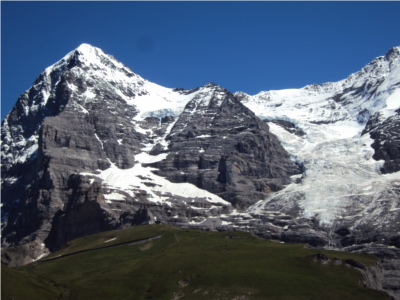
#> input picture images/hill_1.jpg, 400 x 300 px; its folder holds only this picture in this run
$ jupyter execute --allow-errors EECS_442_WN_2026_HW_5_Panorama.ipynb   (shell and % lines are left out)
#> lines starting #> are read from the running program, lines starting #| are printed output that depends on the picture
# EECS 442 HW5: Panorama

__Please provide the following information__
(e.g. John Doe, jdoe):

[Your first name] [Your last name], [Your UMich uniqname]

# Overview

In this homework, you will implement panoramic stitching. Given some input images of the same static scene, we will "stitch" them together to create a single panorama. Our framework consists of the following main steps:

1. Keypoint & feature extraction using SIFT
1. Correspondence matching
1. Homography estimation (with RANSAC for robustness)
1. Perspective warping

We will primarily focus on homography estimation in Problem 1 using a toy example, then implement the entire framework and apply it to real-world images in Problem 2.

**Submission instructions**: This homework will be done entirely through a Google Colab notebook. When finished, please submit to Gradescope **only** a `.pdf` file of your completed notebook file. You can use `Ctrl/Cmd + P` or the code block at the end of this notebook, but make sure the pdf contains **BOTH your code and all required visualizations**.

**Late policy:** As stated in the syllabus, submissions are accepted with full credit decreasing linearly to zero over 5 days, at the rate of 1 point per hour, from 120 points on the due date at 5:29 pm to 0 points 120 hours after the due date. No exceptions to this policy are to be given.

# Problem 1: Homography Estimation

First, we will implement a function that computes a homography matrix $H$ from a set of corresponding points between two images. We'll estimate $H$ using two methods: 1) an analytic (linear) method and 2) a nonlinear least squares optimization method. For a pair of corresponding points, $p_i$ and $p_i'$, we solve for a homography matrix $H$ such that $p_i' = H p_i$:

$$
\left[\begin{array}{c}{x'} \\ {y'} \\ {1}\end{array}\right] = \left[\begin{array}{lll}{a} & {b} & {c} \\ {d} & {e} & {f} \\ {g} & {h} & {i}\end{array}\right] \cdot\left[\begin{array}{l}{x} \\ {y} \\ {1}\end{array}\right]
$$

We will work with two sets of 2D points representing the shape of the University of Michigan’s "M" logo, but at different orientations (see below for visualization). One set serves as the original points, while the other represents the destination points. Our goal is to compute the homography that maps the original points to the destination points, enabling us to warp the original shape accordingly.

[cell 1]
import numpy as np
import matplotlib.pyplot as plt

data = np.load("file1.npy")
#> (reads file1.npy from the repository)
original_points, destination_points = data[:, 0:2], data[:, 2:]

print('original points: ', original_points.shape)
print('destination points: ', destination_points.shape)

fig, ax = plt.subplots(1, 2, figsize=(10, 5))
ax[0].scatter(original_points[:, 0], original_points[:, 1], s=1, c='blue')
ax[0].set_title('Original Points')
ax[0].set_xlabel('xi')
ax[0].set_ylabel('yi')
ax[1].scatter(destination_points[:, 0], destination_points[:, 1], s=1, c='green')
ax[1].set_title('Destination Points')
ax[1].set_xlabel("xi'")
ax[1].set_ylabel("yi'")
plt.show()
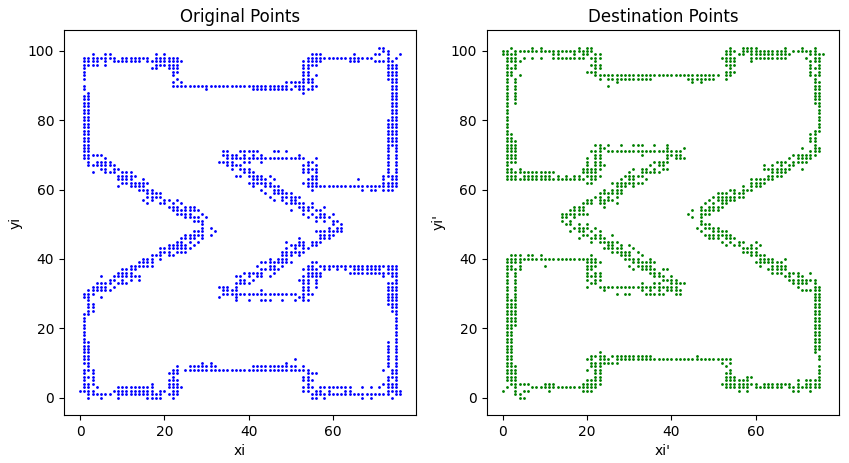
#> figure drawn by matplotlib, 2 panels

### (a) For a pair of corresponding points $p_i$ and $p_i'$, obtain an analytic solution for $H$.

Let

$$
p_i=\begin{bmatrix}x_i\\y_i\\1\end{bmatrix}, \qquad
p_i'=\begin{bmatrix}x_i'\\y_i'\\1\end{bmatrix}, \qquad
H=
\begin{bmatrix}
a & b & c\\
d & e & f\\
g & h & i
\end{bmatrix}.
$$

Since homography is defined in homogeneous coordinates,

$$
p_i' \sim H p_i.
$$

Thus,

$$
x_i'=\frac{ax_i+by_i+c}{gx_i+hy_i+i}, \qquad
y_i'=\frac{dx_i+ey_i+f}{gx_i+hy_i+i}.
$$

Rearranging gives two linear equations:

$$
ax_i+by_i+c-x_i'(gx_i+hy_i+i)=0,
$$

$$
dx_i+ey_i+f-y_i'(gx_i+hy_i+i)=0.
$$

This can be written as

$$
\begin{bmatrix}
x_i & y_i & 1 & 0 & 0 & 0 & -x_i x_i' & -y_i x_i' & -x_i' \\
0 & 0 & 0 & x_i & y_i & 1 & -x_i y_i' & -y_i y_i' & -y_i'
\end{bmatrix}
\mathbf{h}=0,
$$

where

$$
\mathbf{h}=
\begin{bmatrix}
a & b & c & d & e & f & g & h & i
\end{bmatrix}^T.
$$

Stacking all point correspondences gives

$$
A\mathbf{h}=0.
$$

The analytic solution is obtained by SVD: $\mathbf{h}$ is the right singular vector of $A$ corresponding to the smallest singular value. Reshaping $\mathbf{h}$ gives the homography matrix $H$, then we normalize it so that $i=1$.

At least 4 corresponding point pairs are needed, since one pair gives only 2 equations while $H$ has 8 degrees of freedom up to scale.

### (b) Implement the following function that computes the homography matrix from a set of point correspondences using the **analytic solution**.

Hint: You may use `np.linalg.svd`. Be sure to normalize $H$ so that $i=1$.

[cell 2]
def fit_homography(pts1 ,pts2):
    """
    Given a set of N correspondences of the form [x,y], [x',y'],
    fit a homography that maps [x,y,1] to [x',y',1] using the analytic solution.

    Input:
        pts1, pts2: (N, 2) matrices representing N corresponding points [x, y] and [x', y']
    Returns:
        H: a (3,3) homography matrix that satisfies [x',y',1] == H [x,y,1]
    """

    H = None

    #############################################################################
    #                                   TODO                                    #
    #############################################################################
    if pts1.shape != pts2.shape:
        raise ValueError('pts1 and pts2 must have the same shape')
    if pts1.shape[0] < 4:
        raise ValueError('At least 4 point correspondences are required')

    A = []
    for (x, y), (xp, yp) in zip(pts1, pts2):
        A.append([x, y, 1, 0, 0, 0, -x * xp, -y * xp, -xp])
        A.append([0, 0, 0, x, y, 1, -x * yp, -y * yp, -yp])

    A = np.asarray(A, dtype=float)
    _, _, vh = np.linalg.svd(A)
    H = vh[-1].reshape(3, 3)
    H = H / H[2, 2]
    #############################################################################
    #                             END OF YOUR CODE                              #
    #############################################################################

    return H

### (c) Implement the following function that computes the homography matrix from a set of point correspondences using **nonlinear least squares optimization**.

Hint: You may use `scipy.optimizeleast_squares`.

[cell 3]
def find_homography_nls(pts_1, pts_2):
    """
    Given a set of N correspondences of the form [x,y], [x',y'],
    fit a homography that maps [x,y,1] to [x',y',1] using nonlinear least square optimization.

    Input:
        pts1, pts2: (N, 2) matrices representing N corresponding points [x, y] and [x', y']
    Returns:
        H: a (3,3) homography matrix that satisfies [x',y',1] == H [x,y,1]
    """

    from scipy.optimize import least_squares as nls

    H = None

    #############################################################################
    #                                   TODO                                    #
    #############################################################################
    if pts_1.shape != pts_2.shape:
        raise ValueError('pts_1 and pts_2 must have the same shape')
    if pts_1.shape[0] < 4:
        raise ValueError('At least 4 point correspondences are required')

    pts_1_h = np.hstack([pts_1, np.ones((pts_1.shape[0], 1))])
    H_init = fit_homography(pts_1, pts_2)
    x0 = np.array([
        H_init[0, 0], H_init[0, 1], H_init[0, 2],
        H_init[1, 0], H_init[1, 1], H_init[1, 2],
        H_init[2, 0], H_init[2, 1],
    ])

    def residuals(params):
        H_curr = np.array([
            [params[0], params[1], params[2]],
            [params[3], params[4], params[5]],
            [params[6], params[7], 1.0],
        ])
        projected = (H_curr @ pts_1_h.T).T
        projected = projected[:, :2] / projected[:, 2:3]
        return (projected - pts_2).ravel()

    result = nls(residuals, x0, method='lm')
    params = result.x
    H = np.array([
        [params[0], params[1], params[2]],
        [params[3], params[4], params[5]],
        [params[6], params[7], 1.0],
    ])
    #############################################################################
    #                             END OF YOUR CODE                              #
    #############################################################################

    return H

### (d) Apply the computed homography $H$ from both (b) and (c) to the original points. Run the plotting code to visualize all four plots and include them in the notebook. Make sure the destination and transformed points are very close together. Include the visualization in the notebook.

First, implement two functions that converts cartesian coordinates to homogenious coordinates, and the other way around.

[cell 4]
def to_homog(pts):
    """
    Convert 2D catesian coordinates to homogenious coordinates
    Input:
        pts: (N, 2) numpy array
    Returns:
        new_pts: (N, 3) numpy array
    """

    new_pts = None

    #############################################################################
    #                                   TODO                                    #
    #############################################################################
    new_pts = np.hstack([pts, np.ones((pts.shape[0], 1))])
    #############################################################################
    #                             END OF YOUR CODE                              #
    #############################################################################

    return new_pts


def to_cart(pts):
    """
    Convert 2D homogenious coordinates to cartesian coordinates
    Input:
        pts: (N, 3) numpy array
    Returns:
        new_pts: (N, 2) numpy array
    """

    new_pts = None

    #############################################################################
    #                                   TODO                                    #
    #############################################################################
    new_pts = pts[:, :2] / pts[:, 2:3]
    #############################################################################
    #                             END OF YOUR CODE                              #
    #############################################################################

    return new_pts

Compute the homography in both ways, apply to the original points, and visualize the results

[cell 5]
def apply_the_homography(original_points, destination_points):
    """
    Apply the homography to the original points and visualize the results.
    """

    transformed_points = None
    transformed_points_nls = None

    #############################################################################
    #                                   TODO                                    #
    # 1. find the homography matrices both by analytic solution and             #
    #    nonlinear least squares                                                #
    # 2. transform the data to homogeneous coordinates, then apply the          #
    #    transformation                                                         #
    # 3. transform the data back to euclidean coordinates                       $
    #############################################################################
    H = fit_homography(original_points, destination_points)
    H_nls = find_homography_nls(original_points, destination_points)

    original_points_h = to_homog(original_points)
    transformed_points = to_cart((H @ original_points_h.T).T).T
    transformed_points_nls = to_cart((H_nls @ original_points_h.T).T).T
    #############################################################################
    #                             END OF YOUR CODE                              #
    #############################################################################

    fig, ax = plt.subplots(2, 2, figsize=(10, 10))
    ax[0,0].scatter(original_points[:, 0], original_points[:, 1], s=1, c='blue')
    ax[0,0].set_title('Original Points')
    ax[0,0].set_xlabel('xi')
    ax[0,0].set_ylabel('yi')
    ax[0,1].scatter(destination_points[:, 0], destination_points[:, 1], s=1, c='green')
    ax[0,1].set_title('Destination Points')
    ax[0,1].set_xlabel("xi'")
    ax[0,1].set_ylabel("yi'")
    ax[1,0].scatter(transformed_points[0, :], transformed_points[1, :], s=1, c='red')
    ax[1,0].set_title('Transformed Points')
    ax[1,0].set_xlabel('Transformed xi')
    ax[1,0].set_ylabel('Transformed yi')
    ax[1,1].scatter(transformed_points_nls[0, :], transformed_points_nls[1, :], s=1, c='orange')
    ax[1,1].set_title('Transformed Points by NLS')
    ax[1,1].set_xlabel('Transformed xi')
    ax[1,1].set_ylabel('Transformed yi')
    plt.show()
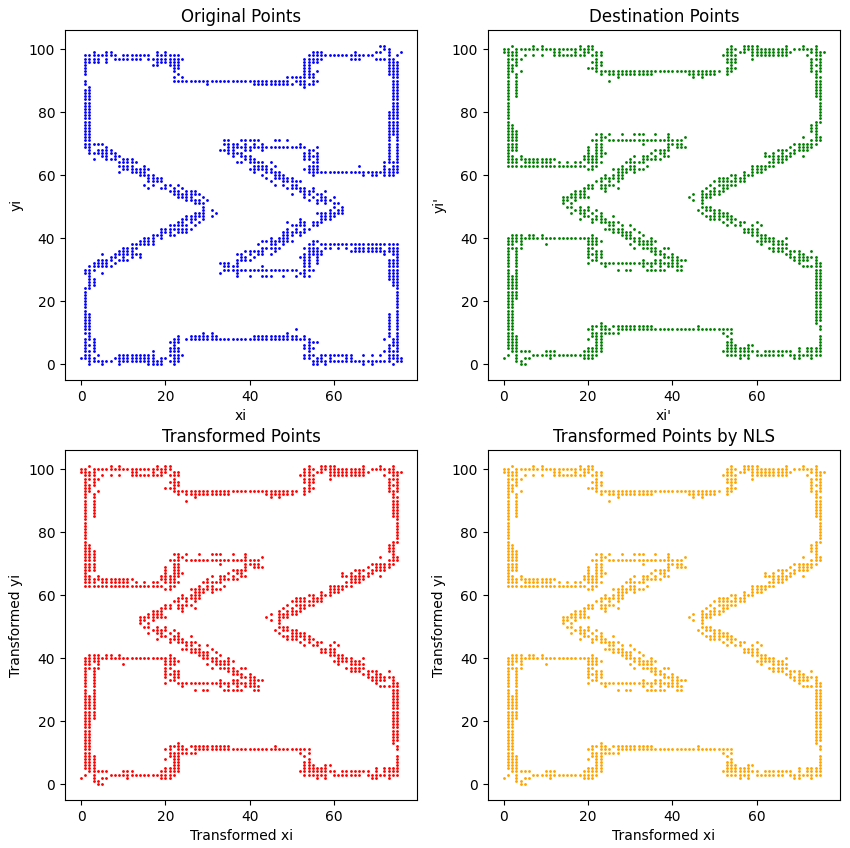
#> figure drawn by matplotlib, 4 panels

[cell 6]
apply_the_homography(original_points, destination_points)

# Problem 2

Next, we will develop an algorithm for stitching a panorama from overlapping photos of the same scene, which amounts to estimating a transformation that aligns one image to another. To do this,  we will extract pixel-wise features in both images and match them to obtain correspondences.  We will then estimate a homography from these correspondences, and we'll use it to stitch the images together in a common coordinate system.

We provide three example scenes to work on: hill (3 images), wisc (3 images), and hongkong (3 images). We now download and store these examples with a dictionary where the key is the scene name and value is the list containing every image for the scene. Note that we order the images by camera angles from left to right, and each adjacent images contain enough overlap.

[cell 7]
import os
import cv2
import random
import numpy as np
import matplotlib.pyplot as plt
try:
    from google.colab.patches import cv2_imshow
except ImportError:
    # [4 lines left out: function cv2_imshow, not called in this run]

[cell 8]
image_dict = {}
for i in os.listdir('images'):
    if not i.endswith('.jpg'):
        continue
    example = i.split('_')[0]
    if example not in image_dict:
        image_dict[example] = []
    image_dict[example].append(i)
image_dict = {k: sorted(v) for k, v in image_dict.items()}
image_dict = {k: [plt.imread('images/'+ v) for v in v] for k, v in image_dict.items()}
#> image_dict = 1 item

[cell 9]
def plot_imgs(*imgs):
    fig, ax = plt.subplots(1, len(imgs), figsize=(8, 8*len(imgs)))
    if len(imgs) == 1:
        ax = [ax]
    for a, img in zip(ax, imgs):
        a.set_axis_off()
        a.imshow(img)
    plt.show()

for k, v in image_dict.items():
    print(k)
    plot_imgs(*v)
#> this loop made 1 pass
#> k on pass 1: 'hill'
#| hill

### (a) Implement the following function to compute SIFT key points and features for a given image. Run the plotting code to visualize the key points and include them in the notebook.

Hint: you will need `cv2.SIFT_create` and some related functions

[cell 10]
def get_sift_features(img):
    """
    Compute SIFT features using cv2 library functions.
    Use default parameters when computing the keypoints.

    Input:
        img: cv2 image
    Returns:
        keypoints: a list of cv2 keypoints
        descriptors: a list of SIFT descriptors
    """

    keypoints = None
    descriptors = None

    #############################################################################
    cache = getattr(get_sift_features, '_cache', {})
    cache_key = id(img)
#> cache_key = 140103320039088
#> img is the input picture: shape (300, 400, 3); mean R, G, B 82.9, 95.7, 113.4
    if cache_key in cache:
        return cache[cache_key]

    img_for_sift = img
    if img_for_sift.dtype != np.uint8:
        scale = 255.0 if img_for_sift.max() <= 1.0 else 1.0
        img_for_sift = np.clip(img_for_sift * scale, 0, 255).astype(np.uint8)
    if img_for_sift.ndim == 3:
        gray = cv2.cvtColor(img_for_sift, cv2.COLOR_RGB2GRAY)
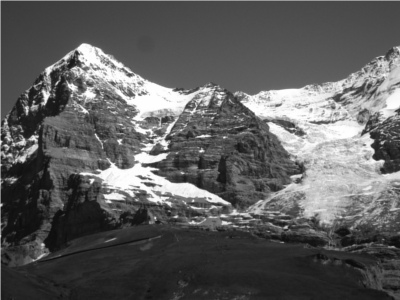
#> gray: shape (300, 400); min 9, max 255, mean 93.9
    else:
        gray = img_for_sift

    sift = cv2.SIFT_create()
    keypoints, descriptors = sift.detectAndCompute(gray, None)
#> keypoints = 1257 keypoints; strongest (x, y, size): (46, 95, 5.4), (34, 138, 4.3), (72, 87, 5.5), (144, 165, 3.5)

    cache[cache_key] = (keypoints, descriptors)
    get_sift_features._cache = cache
#> get_sift_features._cache = 1 item
    #############################################################################
    #                             END OF YOUR CODE                              #
    #############################################################################

    return keypoints, descriptors

[cell 11]
vis = [cv2.drawKeypoints(i, get_sift_features(i)[0], None, color=(0,255,0), flags=0) for i in image_dict['hill']]
#> vis = 1 item
plot_imgs(*vis)
#> in plot_imgs (call 2), `plt.show()`:
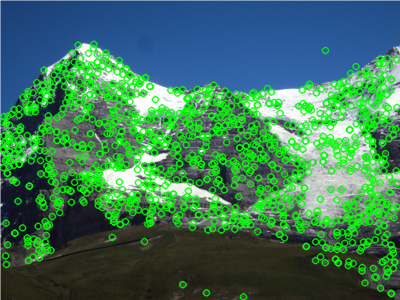
#> shown: shape (300, 400, 3); mean R, G, B 61.7, 120, 90.2

### (b) Implement the following function to compute keypoint correspondences between the feature descriptors from two source images using the Lowe's ratio test. Run the plotting code to visualize the resulting correspondences and include them in the notebook.

Hint: you may need to use `cv2.DescriptorMatcher_create`, `knnMatch`, and some related functions

[cell 12]
# [34 lines left out: function match_keypoints, not called in this run]

#> (a cell that did not finish here is left out)

### (c) Implement the following function that fits a homography using RANSAC, which gives you better robustness to outliers than `fit_homography(pts1, pts2)`. You are responsible for finding the optimal hyperparameters for RANSAC.

Hint You can call `fit_homography(pts1, pts2)` inside the inner loop of RANSAC. Use the hyperparameters specified in the pdf file.

[cell 14]
# [70 lines left out: function transform_ransac, not called in this run]

### (d) Implement the following function that fits a homography given two input images using your functions from the previous parts.

[cell 15]
# [49 lines left out: function homography_from_image_pairs, not called in this run]

### (e) Implement the following function that produces a panorama from a list of overlapping images using your functions from the previous parts. Run the plotting code to visualize the resulting panorama and include them in the notebook.

Hints: You may use `cv2.warpPerspective`.

[cell 16]
def panoramic_stitching(*imgs):
    """
    Given a list of overlapping images, generate a panoramic image.

    Input:
        imgs: cv2 images
    Return:
        final_img: cv2 image of panorama
    """

    final_img = None

    #############################################################################
    if len(imgs) == 0:
        raise ValueError('At least one image is required')
    if len(imgs) == 1:
        return imgs[0].copy()

    pairwise_H = [homography_from_image_pairs(imgs[i], imgs[i + 1]) for i in range(len(imgs) - 1)]

    homographies = [np.eye(3)]
    for H_pair in pairwise_H:
        homographies.append(homographies[-1] @ H_pair)

    all_corners = []
    for img, H in zip(imgs, homographies):
        h, w = img.shape[:2]
        corners = np.array([[0, 0], [w - 1, 0], [w - 1, h - 1], [0, h - 1]], dtype=float)
        warped_corners = to_cart((H @ to_homog(corners).T).T)
        all_corners.append(warped_corners)

    all_corners = np.vstack(all_corners)
    min_x = int(np.floor(all_corners[:, 0].min()))
    min_y = int(np.floor(all_corners[:, 1].min()))
    max_x = int(np.ceil(all_corners[:, 0].max()))
    max_y = int(np.ceil(all_corners[:, 1].max()))

    translate = np.array([
        [1.0, 0.0, -min_x],
        [0.0, 1.0, -min_y],
        [0.0, 0.0, 1.0],
    ])

    width = max_x - min_x + 1
    height = max_y - min_y + 1

    if imgs[0].ndim == 2:
        accumulator = np.zeros((height, width), dtype=np.float32)
        weights = np.zeros((height, width), dtype=np.float32)
    else:
        accumulator = np.zeros((height, width, imgs[0].shape[2]), dtype=np.float32)
        weights = np.zeros((height, width, 1), dtype=np.float32)

    for img, H in zip(imgs, homographies):
        warp_H = translate @ H
        warped = cv2.warpPerspective(img.astype(np.float32), warp_H, (width, height))
        mask = cv2.warpPerspective(np.ones(img.shape[:2], dtype=np.uint8), warp_H, (width, height))

        if imgs[0].ndim == 2:
            mask = (mask > 0).astype(np.float32)
            accumulator += warped * mask
            weights += mask
        else:
            mask = (mask > 0).astype(np.float32)[..., None]
            accumulator += warped * mask
            weights += mask

    final_img = accumulator / np.maximum(weights, 1.0)
    if np.issubdtype(imgs[0].dtype, np.integer):
        final_img = np.clip(final_img, 0, 255).astype(imgs[0].dtype)
    else:
        final_img = final_img.astype(imgs[0].dtype)

    occupied = weights if imgs[0].ndim == 2 else weights[..., 0]
    ys, xs = np.where(occupied > 0)
    if ys.size > 0 and xs.size > 0:
        final_img = final_img[ys.min():ys.max() + 1, xs.min():xs.max() + 1]
    #############################################################################
    #                             END OF YOUR CODE                              #
    #############################################################################

    return final_img

[cell 17]
imgs = image_dict['hill']
#> imgs = 1 item
plot_imgs(*imgs)
result = panoramic_stitching(*imgs)
cv2_imshow(cv2.resize(result, (480, 270))[:,:,::-1])
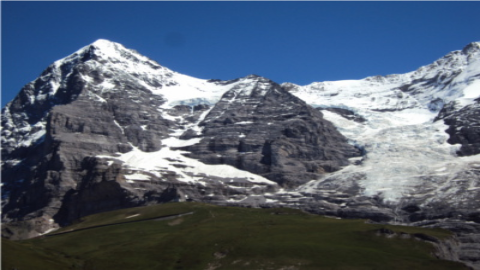
#> shown: shape (270, 480, 3); mean B, G, R 113.3, 95.6, 82.8

### (f) Use the provided function to test your implementations on all three examples (`hill`, `wisc`, and `hongkong`). Save all resulting visualizations in the notebook.

[cell 18]
k, v = 'hill', image_dict['hill']
#> k = 'hill'
print('\n============================= {} =============================\n'.format(k))
#| ============================= hill =============================
plot_imgs(*v)
for i in range(len(v)-1):
    print('{} input images'.format(i+2))
    result = panoramic_stitching(*v[:i+2])
    cv2_imshow(cv2.resize(result, (480, 270))[:,:,::-1])
#> this loop made 0 passes
